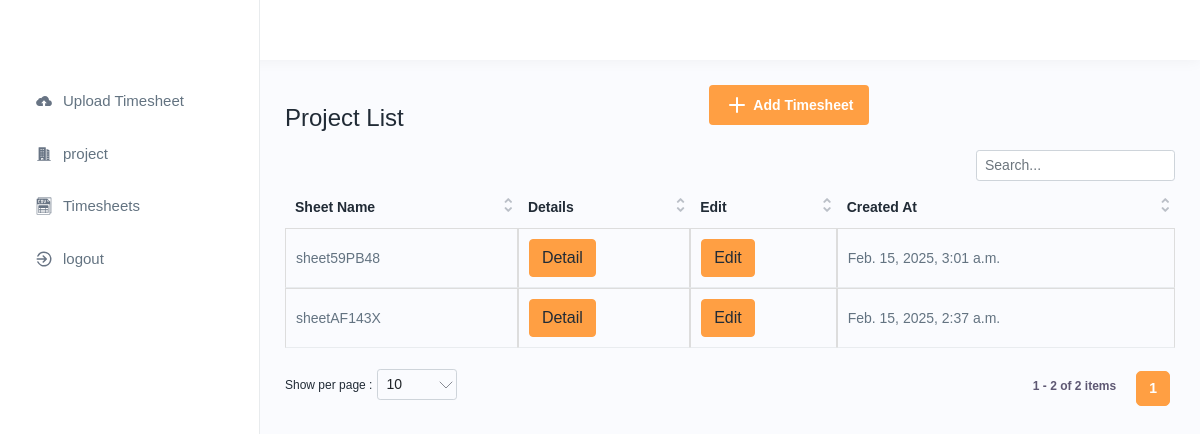
The app's page /revenue_collection/timesheets/ (signed in) with its own data.
### bill_rate_system/models.py (models this page shows, shortened)
class Timesheet(models.Model):
    employee_id = models.IntegerField()
    billable_rate = models.DecimalField(max_digits=10, decimal_places=2)
    project = models.ForeignKey(Project, on_delete=models.CASCADE)
    date = models.DateField()
    start_time = models.TimeField()
    end_time = models.TimeField()
    sheet_name = models.CharField(max_length=255)
    created_at=models.DateTimeField(auto_now_add=True)
    class Meta:
        unique_together = ('employee_id', 'project', 'date', 'start_time', 'end_time')

### bill_rate_system/views.py (the view)
# urls.py: path('timesheets/', timesheets, name='timesheets'),
@login_required(login_url='authentication:login')
def timesheets(request):
    logger.info(f"User {request.user} accessed the timesheets page.")
    sheet_names = Timesheet.objects.values('sheet_name').distinct()
    timesheet_data = {sheet['sheet_name']: Timesheet.objects.filter(sheet_name=sheet['sheet_name']) for sheet in sheet_names}
    logger.info(f"Retrieved {len(timesheet_data)} distinct timesheets.")
    return render(request, 'bill_rate_system/timesheets.html', {'timesheet_data': timesheet_data})

### bill_rate_system/templates/bill_rate_system/timesheets.html (shortened to what this page needs)
{% extends 'bill_rate_system/base.html' %}
{%load static %}
{% block content %}
<div class="d-flex justify-content-between align-items-center">
    <h3>Project List</h3>
    <div class="page-header">
    <div class="page-btn">
    <a href="{% url 'bill_rate_system:upload-page' %}" class="btn btn-added">
    <img src="{% static 'assets/img/icons/plus.svg'%}" class="me-1" alt="img">Add Timesheet
    </a>
    </div>
    </div>
</div>
<div class="table-responsive">
    <table class="table  datanew">
    <thead>
    <tr>
    <th>Sheet Name</th>
    <th>Details</th>
    <th>Edit</th>
    <th>Created At</th>
    </tr>
    </thead>
    <tbody>
        {% for sheet_name, timesheets in timesheet_data.items %}
        <tr>
            <td>{{ sheet_name }}</td>
            <td>
                <a href="{% url 'bill_rate_system:timesheet_detail' sheet_name=sheet_name %}" class="btn btn-primary">Detail</a>
            </td>
            <td>
                <a href="{% url 'bill_rate_system:edit_timesheet_name' timesheet_id=timesheets.0.id %}" class="btn btn-primary">Edit</a>
            </td>
            <td>{{ timesheets.0.created_at }}</td>
        </tr>
    {% endfor %}
    </tbody>
    </table>
    </div>
    </div>
    </div>
{% endblock %}

### authentication/static/assets/css/upload.css (style rules this page uses)
#invoiceTable th, td { border: 1px solid black; padding: 10px; text-align: left; }
.invoice-list .container table th, td { border: 1px solid #ddd; padding: 12px; text-align: left; }
a { text-decoration: none; color: #007bff; font-weight: bold; }

### bill_rate_system/templates/bill_rate_system/base.html (style rules this page uses)
a { text-decoration: none !important; }

### records on screen
Timesheet: sheet_name "sheetAF143X", created_at "Feb. 15, 2025, 2:37 a.m."
Timesheet: sheet_name "sheet59PB48", created_at "Feb. 15, 2025, 3:01 a.m."
